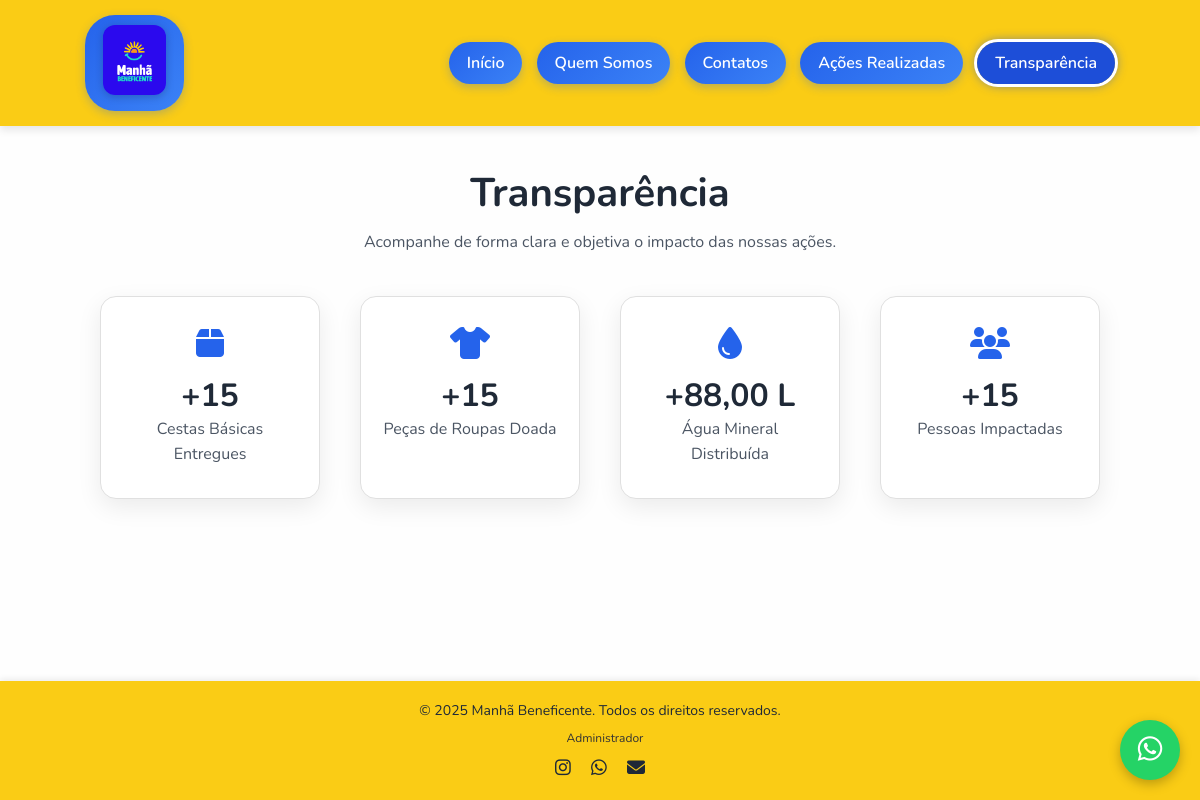
The page /transparencia/ on the database as committed earlier.
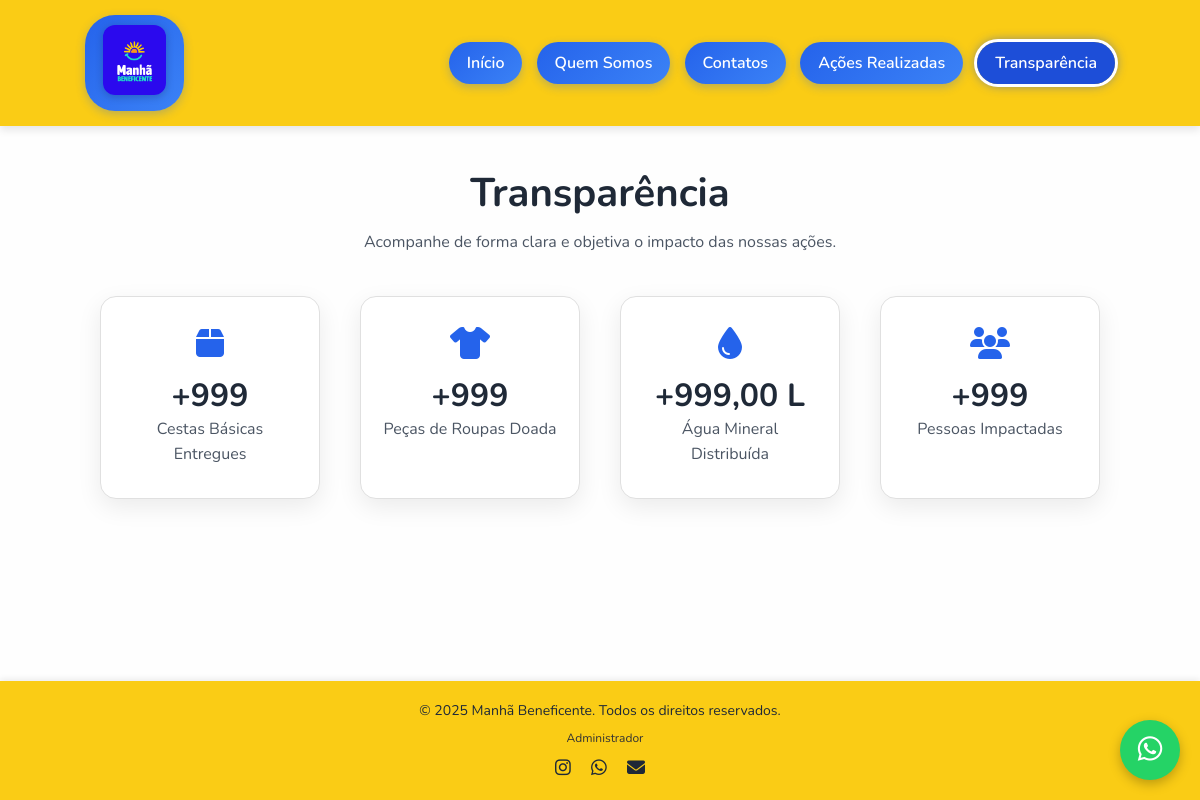
The same page on the database as committed later.
### doacoes/models.py (models this page shows, shortened)
class RegistroDoacoes(models.Model):
    data_registro = models.DateField("Data do Registro", auto_now_add=True)
    cestas_basicas = models.PositiveIntegerField("Cestas Básicas", default=0)
    roupas = models.PositiveIntegerField("Roupas", default=0)
    familias_impactadas = models.PositiveIntegerField("Famílias Impactadas", default=0)
    alimentos_kg = models.DecimalField("Alimentos (kg)", max_digits=10, decimal_places=2, default=0)
    alimentos_ton = models.DecimalField("Alimentos (toneladas)", max_digits=10, decimal_places=2, default=0)
    agua_mineral_litros = models.DecimalField("Água Mineral (litros)", max_digits=10, decimal_places=2, default=0)
    class Meta:
        verbose_name = "Registro de Doações"
        verbose_name_plural = "Registros de Doações"

### doacoes/views.py (the view)
# urls.py: path('transparencia/', views.transparencia, name='transparencia'),
def transparencia(request):
    registro = RegistroDoacoes.objects.last()
    return render(request, 'transparencia.html', {'registro': registro})

### templates/transparencia.html (shortened to what this page needs)
<!DOCTYPE html>
{% load static %}
<html lang="pt-br">
<head>
  <link rel="stylesheet" href="{% static 'style_v3.css' %}">
  <link rel="stylesheet" href="https://cdnjs.cloudflare.com/ajax/libs/font-awesome/6.5.0/css/all.min.css">
</head>
<body>
  <header id="menu">
    <div class="menu-container">
      <a href="{% url 'index' %}">
        <img id="logotipo" src="{% static 'Imagens/Logo_Manha_azul.png' %}" alt="Logotipo da Manhã Beneficente">
      </a>
      <nav class="op">
        <a href="{% url 'index' %}" >Início</a>
<a href="{% url 'quemsomos' %}">Quem Somos</a>
<a href="{% url 'contatos' %}">Contatos</a>
<a href="{% url 'acoes' %}">Ações Realizadas</a>
<a href="{% url 'transparencia' %}" class="ativo">Transparência</a>
      </nav>
    </div>
  </header>
  <main class="transparencia-container">
    <section class="cabecalho-centralizado">
      <h1>Transparência</h1>
      <p>Acompanhe de forma clara e objetiva o impacto das nossas ações.</p>
    </section>
    {% if registro %}
    <section class="dados-transparencia">
      <div class="dado">
        <i class="fas fa-box"></i>
        <h2>+{{ registro.cestas_basicas }}</h2>
        <p>Cestas Básicas Entregues</p>
      </div>
      <div class="dado">
        <i class="fas fa-tshirt"></i>
        <h2>+{{ registro.roupas }}</h2>
        <p>Peças de Roupas Doada</p>
      </div>
      <div class="dado">
        <i class="fas fa-tint"></i>
        <h2>+{{ registro.agua_mineral_litros }} L</h2>
        <p>Água Mineral Distribuída</p>
      </div>
      <div class="dado">
        <i class="fas fa-users"></i>
        <h2>+{{ registro.familias_impactadas }}</h2>
        <p>Pessoas Impactadas</p>
      </div>
    </section>
    {% else %}
      <p style="text-align:center;">Ainda não há registros cadastrados.</p>
    {% endif %}
  </main>
  <a href="https://wa.me/5521976817615?text=Olá Gostei muito do seu projeto, gostaria de saber mais" class="whatsapp-float" target="_blank">
    <i class="fab fa-whatsapp"></i>
  </a>
  <footer>
    <div class="footer-container">
      <p class="footer-text">© 2025 Manhã Beneficente. Todos os direitos reservados.</p>
      <a href="/admin/" target="_blank" rel="noopener" style="font-size: 12px; color: inherit; text-decoration: none; margin-left: 10px;">Administrador</a>
      <div class="footer-social">
        <a href="https://www.instagram.com/manha_beneficente/" target="_blank"><i class="fab fa-instagram"></i></a>
        <a href="https://wa.me/5521976817615?text=Olá Gostei muito do seu projeto, gostaria de saber mais" target="_blank"><i class="fab fa-whatsapp"></i></a>
        <a href="mailto:manhabeneficente@hotmail.com"><i class="fas fa-envelope"></i></a>
      </div>
    </div>
  </footer>
</body>
</html>

### static/style_v3.css (style rules this page uses)
* { box-sizing: border-box; margin: 0; padding: 0; }
body { font-family: 'Nunito', sans-serif; background-color: #fefefe; color: #333; display: flex; flex-direction: column; min-height: 100vh; }
a { text-decoration: none; color: inherit; }
main { flex: 1; }
#menu { background-color: #facc15; padding: 10px 0; box-shadow: 0 4px 8px rgba(0, 0, 0, 0.1); }
.menu-container { display: flex; align-items: center; justify-content: space-between; max-width: 1100px; margin: 0 auto; padding: 0 30px; flex-wrap: wrap; }
#logotipo { height: 70px; border-radius: 12px; box-shadow: 0 2px 8px rgba(0, 0, 0, 0.2); }
#menu a { background: linear-gradient(135deg, #2563eb, #3b82f6); color: white; padding: 10px 18px; border-radius: 30px; font-weight: 600; margin: 5px; box-shadow: 0 3px 10px rgba(37, 99, 235, 0.3); transition: all 0.3s ease; }
.op a.ativo { background: #1d4ed8 !important; box-shadow: 0 0 0 3px white, 0 0 12px rgba(29, 78, 216, 0.8) !important; transform: scale(1.08) !important; }
footer { background-color: #facc15; text-align: center; padding: 20px 0; box-shadow: 0 -2px 6px rgba(0, 0, 0, 0.08); }
.footer-container { display: flex; flex-direction: column; align-items: center; gap: 10px; }
.footer-text { font-size: 14px; color: #1f2937; }
.footer-social a { color: #1f2937; font-size: 18px; margin: 0 8px; transition: transform 0.3s ease, color 0.3s ease; }
.whatsapp-float { position: fixed; bottom: 20px; right: 20px; width: 60px; height: 60px; background-color: #25d366; color: white; font-size: 28px; border-radius: 50%; text-align: center; line-height: 60px; box-shadow: 0 4px 12px rgba(0, 0, 0, 0.25); z-index: 999; transition: transform 0.3s ease; }
.sobre-acao, .acoes-container, .transparencia-container { max-width: 1200px; margin: 40px auto; padding: 0 20px; }
.imagem-texto .texto p, .card-acao p, .cabecalho-centralizado p, .dado p, .contato, .destaque { font-size: 16px; color: #4b5563; line-height: 1.6; }
.cabecalho-centralizado { text-align: center; margin-bottom: 40px; }
.cabecalho-centralizado h1 { font-size: 2.5em; margin-bottom: 10px; color: #1f2937; }
.dados-transparencia { display: flex; flex-wrap: wrap; justify-content: center; gap: 40px; margin-top: 40px; }
.dado { background-color: #fff; border-radius: 16px; border: 1px solid #e0e0e0; box-shadow: 0 8px 24px rgba(0, 0, 0, 0.08); text-align: center; padding: 30px 20px; width: 220px; transition: box-shadow 0.3s ease, transform 0.3s ease; }
.dado i { font-size: 32px; color: #2563eb; margin-bottom: 15px; }
.dado h2 { font-size: 32px; color: #1f2937; margin: 0; }

Rows that differ between the two databases and show on the page:
changed RegistroDoacoes: cestas_basicas "15" → "999"; roupas "15" → "999"; agua_mineral_litros "88,00" → "999,00"; familias_impactadas "15" → "999"
